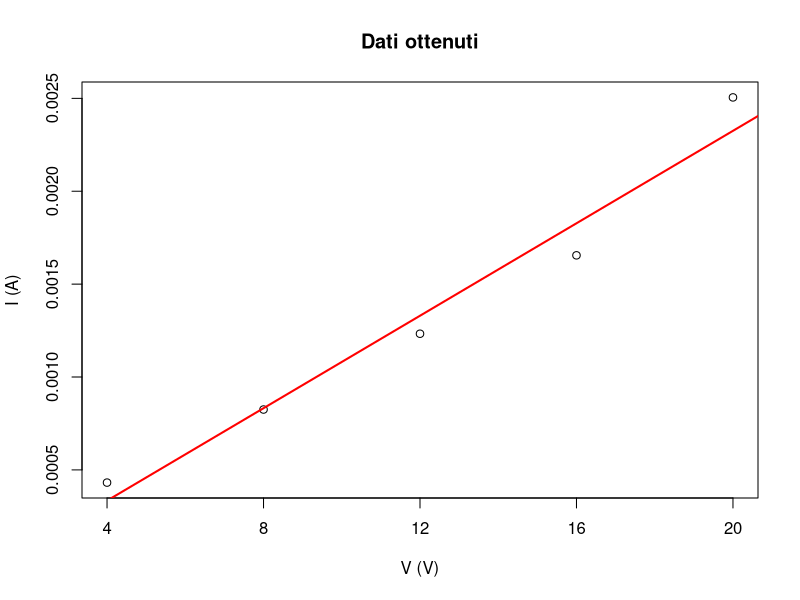

Here is the R script that generated this plot:
library(ggplot2)

data <- data.frame(volt = c(4, 8, 12, 16, 20),
                   ampere = c(0.0004317, 0.000825, 0.001233, 0.001655, 0.0025051))
plot(data$volt, data$ampere, main = "Dati ottenuti",
    xlab = "V (V)", ylab = "I (A)", xaxt = 'n') +
    axis(1, at=c(4, 8, 12, 16, 20), labels=c(4, 8, 12, 16, 20))

abline(lm(data$ampere ~ data$volt), col = "red", lwd ="2")




